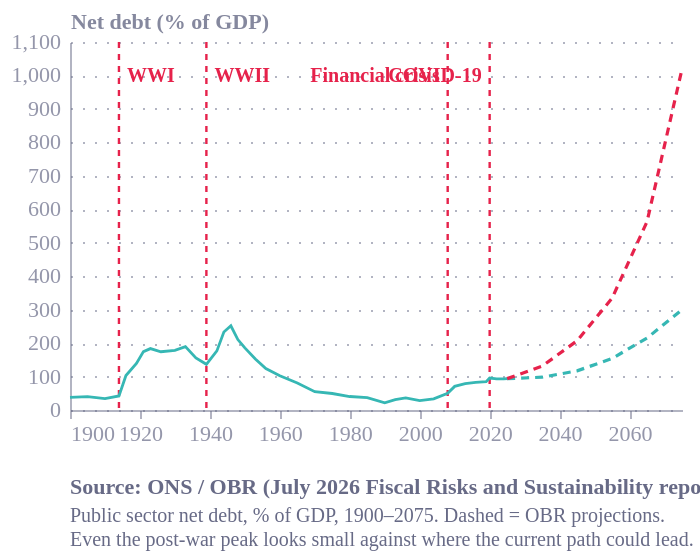

Write the Vega-Lite specification saved for this chart.
### Vega-Lite specification from a JSON file in a GitHub repository (floating-point values rounded to 4 significant figures)
{"config": {"font": "Circular Std", "text": {"color": "#676A86", "align": "left", "baseline": "middle", "dx": 7, "dy": 0, "fontSize": 11}, "view": {"stroke": "transparent", "continuousWidth": 400, "continuousHeight": 300, "discreteWidth": 400, "discreteHeight": 300, "fill": "transparent"}, "range": {"category": ["#36B7B4", "#E6224B", "#F4C245", "#0063AF", "#00A767", "#179FDB", "#EB5C2E"], "diverging": ["#E6224B", "#E54753", "#C9C9C9", "#179FDB", "#122B39"], "heatmap": ["#C9C9C9", "#179FDB", "#0063AF", "#122B39"], "ordinal": ["#00A767", "#36B7B4", "#179FDB", "#0063AF", "#243B5A"]}, "bar": {"color": "#179fdb"}, "line": {"color": "#e6224b"}, "rule": {"color": "#676A86"}, "area": {"opacity": 0.3}, "point": {"filled": true, "size": 80, "color": "#e6224b", "opacity": 0.95}, "geoshape": {"stroke": "white", "strokeWidth": 0.3}, "rect": {"fill": "#d6d4d4", "opacity": 0.3}, "axis": {"labelColor": "#676A86", "labelFontSize": 11, "labelFont": "Circular Std", "labelOpacity": 0.7, "tickColor": "#676A86", "tickOpacity": 0.5, "domainColor": "#676A86", "domainOpacity": 0.5, "gridColor": "#676A86", "gridDash": [2, 2], "gridOpacity": 0.5, "title": null, "titleColor": "#676A86", "titleOpacity": 0.8, "tickSize": 4}, "axisXDiscrete": {"grid": false, "labelAngle": 0, "tickCount": 10, "tickOpacity": 0.5, "title": null}, "axisYDiscrete": {"ticks": false, "labelPadding": 5}, "axisXTemporal": {"grid": false, "ticks": true}, "axisXQuantitative": {"grid": true}, "axisYQuantitative": {"gridColor": "#676A86", "gridDash": [1, 5], "gridOpacity": 0.5, "ticks": false, "labelPadding": 5, "tickCount": 8, "titleAngle": 0, "titleAlign": "left", "titleBaseline": "bottom", "titleX": 0, "titleY": -5}, "title": {"color": "#676A86E6", "subtitleColor": "#676A86", "font": "Circular Std", "subtitleFont": "Circular Std", "anchor": "start", "fontSize": 14, "subtitleFontSize": 12, "subtitlePadding": 4, "offset": 0, "frame": "group"}, "legend": {"titleColor": "#122b39", "title": null, "labelColor": "#122b39", "labelFontSize": 11}, "background": "white"}, "layer": [{"data": {"name": "data-50dd3977ec48ec7f834f51ee98b17f7b"}, "mark": {"type": "rule", "color": "#E6224B", "strokeDash": [3, 3], "strokeWidth": 1.2}, "encoding": {"x": {"field": "date", "type": "temporal"}}}, {"data": {"name": "data-5f22de4cdc9649678dbb11f701df7e7f"}, "mark": {"type": "text", "align": "left", "color": "#E6224B", "dx": 4, "fontSize": 10, "fontWeight": "bold"}, "encoding": {"text": {"field": "label", "type": "nominal"}, "x": {"field": "date", "type": "temporal"}, "y": {"field": "ypos", "type": "quantitative"}}}, {"data": {"name": "data-22f187373c10b1adf4db246d4c414e16"}, "mark": {"type": "text", "align": "right", "color": "#E6224B", "dx": -4, "fontSize": 10, "fontWeight": "bold"}, "encoding": {"text": {"field": "label", "type": "nominal"}, "x": {"field": "date", "type": "temporal"}, "y": {"field": "ypos", "type": "quantitative"}}}, {"data": {"name": "data-7d2ee990c896dd8834e2fac49ed0b5d4"}, "mark": {"type": "line", "strokeWidth": 1.4}, "encoding": {"color": {"field": "series", "legend": null, "type": "nominal"}, "x": {"axis": {"format": "%Y", "tickCount": 8}, "field": "date", "title": null, "type": "temporal"}, "y": {"field": "value", "scale": {"domain": [0, 1050]}, "title": "Net debt (% of GDP)", "type": "quantitative"}}}, {"data": {"name": "data-a29904e5628a0eb3e2a2f0bcca450788"}, "mark": {"type": "line", "color": "#36B7B4", "strokeDash": [4, 3], "strokeWidth": 1.6}, "encoding": {"x": {"field": "date", "type": "temporal"}, "y": {"field": "value", "scale": {"domain": [0, 1050]}, "type": "quantitative"}}}, {"data": {"name": "data-0a0e116bb5568c09095ca75579f72f69"}, "mark": {"type": "line", "color": "#E6224B", "strokeDash": [4, 3], "strokeWidth": 1.6}, "encoding": {"x": {"field": "date", "type": "temporal"}, "y": {"field": "value", "scale": {"domain": [0, 1050]}, "type": "quantitative"}}}], "autosize": {"contains": "padding", "type": "fit"}, "height": 280, "title": {"text": "Source: ONS / OBR (July 2026 Fiscal Risks and Sustainability report)", "anchor": "start", "color": "#676A86", "dy": 12, "fontSize": 11, "orient": "bottom", "subtitle": ["Public sector net debt, % of GDP, 1900–2075. Dashed = OBR projections.", "Even the post-war peak looks small against where the current path could lead."], "subtitleColor": "#676A86", "subtitleFontSize": 10}, "width": 350, "$schema": "https://vega.github.io/schema/vega-lite/v6.4.1.json", "datasets": {"data-50dd3977ec48ec7f834f51ee98b17f7b": [{"year": 1914, "label": "WWI", "ypos": 997.5, "lab_align": "left", "dx": 4, "date": "1914-01-01T00:00:00"}, {"year": 1939, "label": "WWII", "ypos": 997.5, "lab_align": "left", "dx": 4, "date": "1939-01-01T00:00:00"}, {"year": 2008, "label": "Financial crisis", "ypos": 997.5, "lab_align": "right", "dx": -4, "date": "2008-01-01T00:00:00"}, {"year": 2020, "label": "COVID-19", "ypos": 997.5, "lab_align": "right", "dx": -4, "date": "2020-01-01T00:00:00"}], "data-5f22de4cdc9649678dbb11f701df7e7f": [{"year": 1914, "label": "WWI", "ypos": 997.5, "lab_align": "left", "dx": 4, "date": "1914-01-01T00:00:00"}, {"year": 1939, "label": "WWII", "ypos": 997.5, "lab_align": "left", "dx": 4, "date": "1939-01-01T00:00:00"}], "data-22f187373c10b1adf4db246d4c414e16": [{"year": 2008, "label": "Financial crisis", "ypos": 997.5, "lab_align": "right", "dx": -4, "date": "2008-01-01T00:00:00"}, {"year": 2020, "label": "COVID-19", "ypos": 997.5, "lab_align": "right", "dx": -4, "date": "2020-01-01T00:00:00"}], "data-7d2ee990c896dd8834e2fac49ed0b5d4": [{"year": 1900, "value": 37.8, "date": "1900-01-01T00:00:00", "series": "debt"}, {"year": 1905, "value": 39.8, "date": "1905-01-01T00:00:00", "series": "debt"}, {"year": 1910, "value": 33.9, "date": "1910-01-01T00:00:00", "series": "debt"}, {"year": 1914, "value": 42.0, "date": "1914-01-01T00:00:00", "series": "debt"}, {"year": 1916, "value": 103.1, "date": "1916-01-01T00:00:00", "series": "debt"}, {"year": 1919, "value": 139.2, "date": "1919-01-01T00:00:00", "series": "debt"}, {"year": 1921, "value": 174.5, "date": "1921-01-01T00:00:00", "series": "debt"}, {"year": 1923, "value": 183.5, "date": "1923-01-01T00:00:00", "series": "debt"}, {"year": 1926, "value": 174.2, "date": "1926-01-01T00:00:00", "series": "debt"}, {"year": 1930, "value": 178.3, "date": "1930-01-01T00:00:00", "series": "debt"}, {"year": 1933, "value": 189.6, "date": "1933-01-01T00:00:00", "series": "debt"}, {"year": 1936, "value": 155.7, "date": "1936-01-01T00:00:00", "series": "debt"}, {"year": 1939, "value": 136.6, "date": "1939-01-01T00:00:00", "series": "debt"}, {"year": 1942, "value": 176.6, "date": "1942-01-01T00:00:00", "series": "debt"}, {"year": 1944, "value": 233.3, "date": "1944-01-01T00:00:00", "series": "debt"}, {"year": 1946, "value": 251.7, "date": "1946-01-01T00:00:00", "series": "debt"}, {"year": 1948, "value": 210.6, "date": "1948-01-01T00:00:00", "series": "debt"}, {"year": 1950, "value": 185.6, "date": "1950-01-01T00:00:00", "series": "debt"}, {"year": 1953, "value": 152.6, "date": "1953-01-01T00:00:00", "series": "debt"}, {"year": 1956, "value": 123.8, "date": "1956-01-01T00:00:00", "series": "debt"}, {"year": 1960, "value": 102.4, "date": "1960-01-01T00:00:00", "series": "debt"}, {"year": 1965, "value": 80.8, "date": "1965-01-01T00:00:00", "series": "debt"}, {"year": 1970, "value": 54.7, "date": "1970-01-01T00:00:00", "series": "debt"}, {"year": 1975, "value": 49.3, "date": "1975-01-01T00:00:00", "series": "debt"}, {"year": 1980, "value": 40.3, "date": "1980-01-01T00:00:00", "series": "debt"}, {"year": 1985, "value": 37.0, "date": "1985-01-01T00:00:00", "series": "debt"}, {"year": 1990, "value": 21.6, "date": "1990-01-01T00:00:00", "series": "debt"}, {"year": 1993, "value": 31.0, "date": "1993-01-01T00:00:00", "series": "debt"}, {"year": 1996, "value": 36.4, "date": "1996-01-01T00:00:00", "series": "debt"}, {"year": 2000, "value": 28.2, "date": "2000-01-01T00:00:00", "series": "debt"}, {"year": 2004, "value": 33.4, "date": "2004-01-01T00:00:00", "series": "debt"}, {"year": 2008, "value": 50.2, "date": "2008-01-01T00:00:00", "series": "debt"}, {"year": 2010, "value": 70.6, "date": "2010-01-01T00:00:00", "series": "debt"}, {"year": 2013, "value": 78.8, "date": "2013-01-01T00:00:00", "series": "debt"}, {"year": 2016, "value": 82.7, "date": "2016-01-01T00:00:00", "series": "debt"}, {"year": 2019, "value": 84.5, "date": "2019-01-01T00:00:00", "series": "debt"}, {"year": 2020, "value": 95.4, "date": "2020-01-01T00:00:00", "series": "debt"}, {"year": 2022, "value": 93.2, "date": "2022-01-01T00:00:00", "series": "debt"}, {"year": 2024, "value": 93.2, "date": "2024-01-01T00:00:00", "series": "debt"}, {"year": 2025, "value": 93.8, "date": "2025-01-01T00:00:00", "series": "debt"}], "data-a29904e5628a0eb3e2a2f0bcca450788": [{"year": 2025, "value": 93.8, "date": "2025-01-01T00:00:00"}, {"year": 2035, "value": 98.0, "date": "2035-01-01T00:00:00"}, {"year": 2045, "value": 117.0, "date": "2045-01-01T00:00:00"}, {"year": 2055, "value": 154.0, "date": "2055-01-01T00:00:00"}, {"year": 2065, "value": 215.0, "date": "2065-01-01T00:00:00"}, {"year": 2075, "value": 300.0, "date": "2075-01-01T00:00:00"}], "data-0a0e116bb5568c09095ca75579f72f69": [{"year": 2025, "value": 93.8, "date": "2025-01-01T00:00:00"}, {"year": 2035, "value": 131.0, "date": "2035-01-01T00:00:00"}, {"year": 2045, "value": 207.0, "date": "2045-01-01T00:00:00"}, {"year": 2055, "value": 334.0, "date": "2055-01-01T00:00:00"}, {"year": 2065, "value": 563.0, "date": "2065-01-01T00:00:00"}, {"year": 2075, "value": 1019.0, "date": "2075-01-01T00:00:00"}]}}
